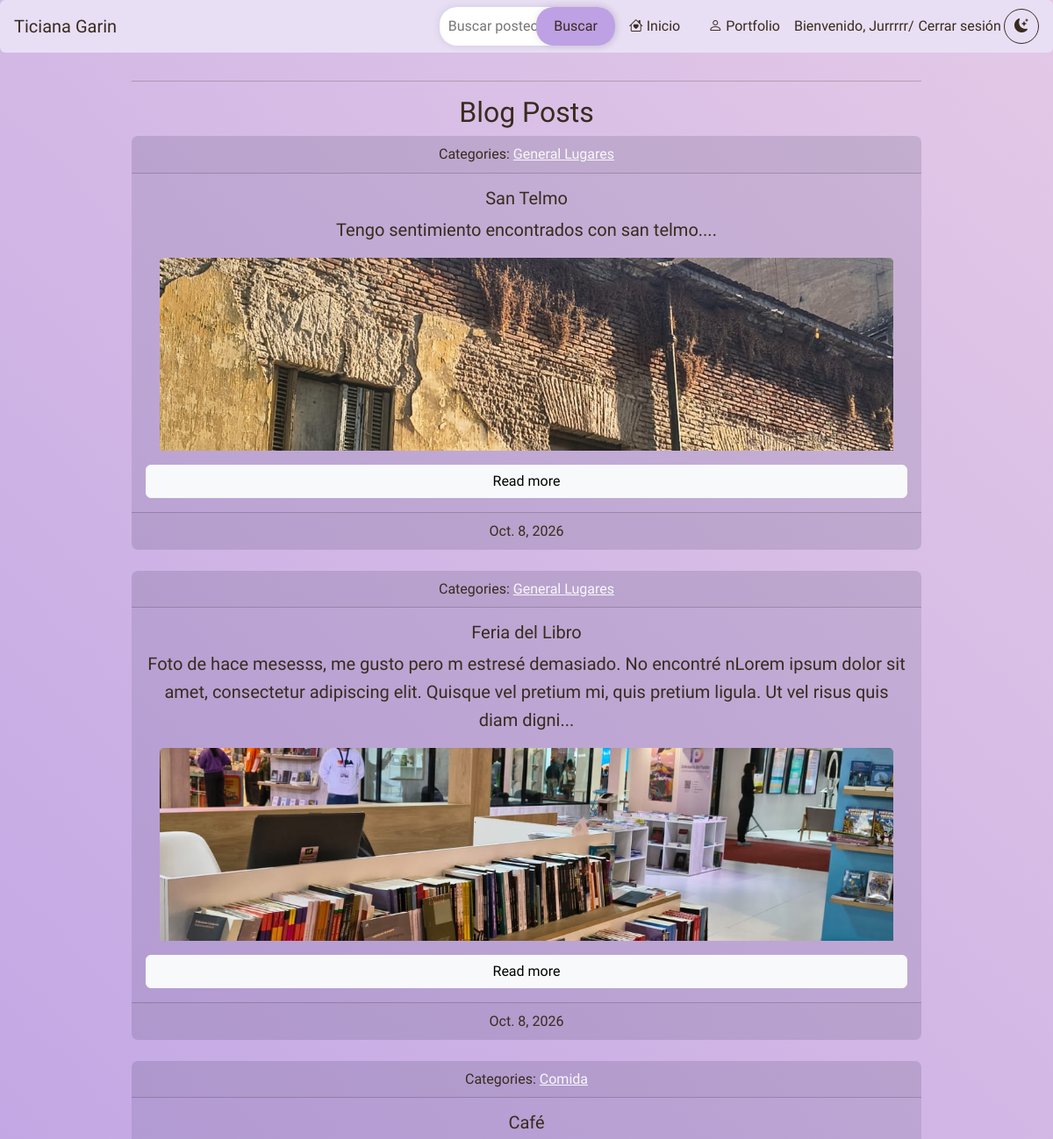
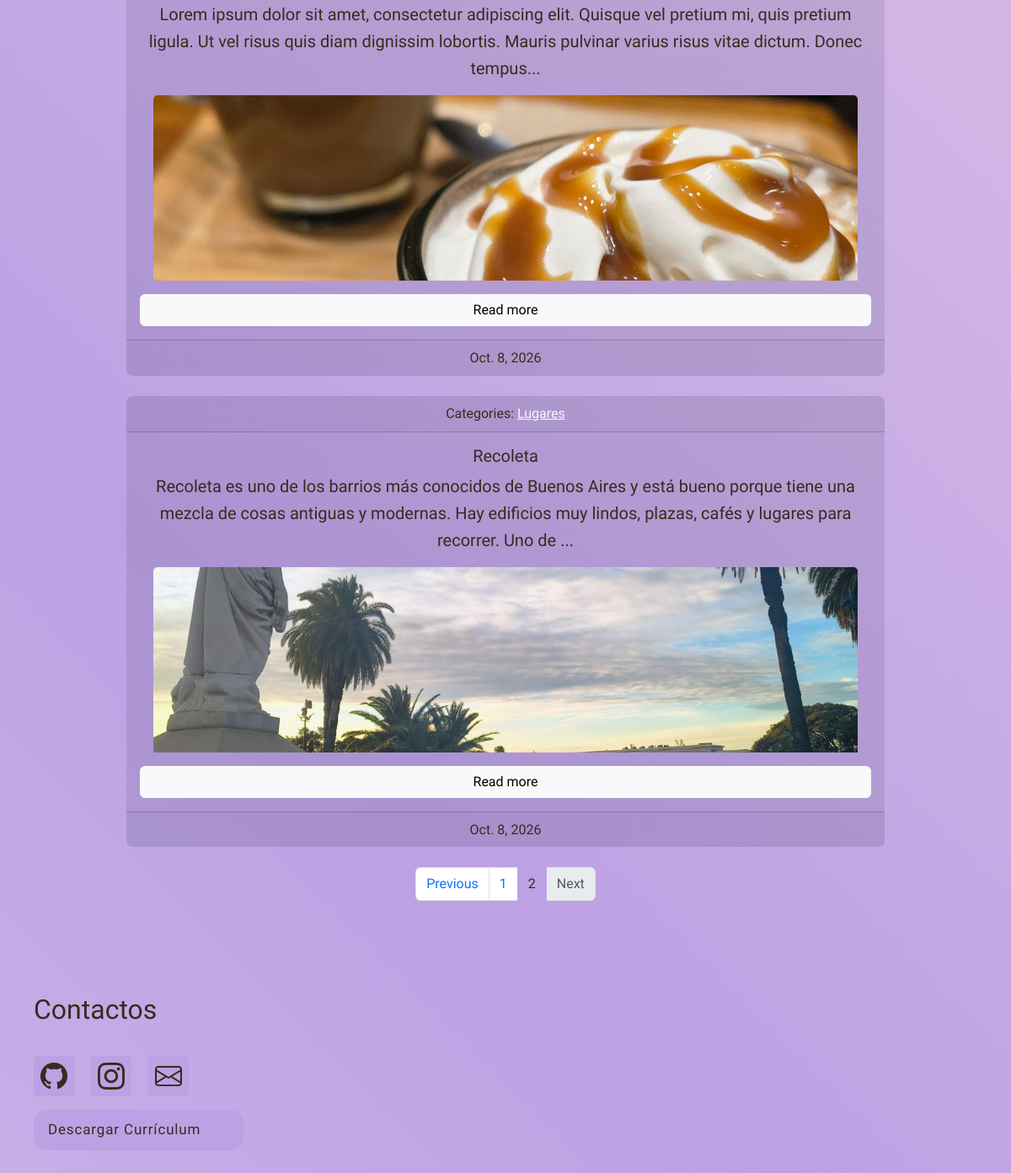
The page /blog/?page=2 (signed in) on the database its author committed (2 pictures, top to bottom).
### blog/models.py (models this page shows, shortened)
class Post(models.Model):
    title = models.CharField(max_length=255)
    body = models.TextField()
    image = models.ImageField(upload_to= "post/", blank= True, null= True)
    created_on = models.DateTimeField(auto_now_add=True)
    last_modified = models.DateTimeField(auto_now=True)
    categories = models.ManyToManyField("Category", related_name="posts")

class Category(models.Model):
    name = models.CharField(max_length=30)
    class Meta:
        verbose_name_plural = "categories"

### blog/views.py (the view)
# urls.py: path("", views.index, name="index"),
def index(request):
    posts = Post.objects.all().order_by("-created_on")
    categories = Category.objects.all()
    context = {
        "posts": posts,
        "categories": categories
    }
    paginator = Paginator(posts, 5)
    page_number = request.GET.get("page")
    post = paginator.get_page(page_number)
    context["post"] = post
    return render(request, "blog/index.html", context)

### blog/templates/blog/index.html (shortened to what this page needs)
{% extends "base.html" %}
{% load static %}
{% block page_css %}
    <link rel="stylesheet" href="{% static 'blog/index.css' %}?v=1">
{% endblock page_css %}
{% block page_title %}
    <h2>Blog Posts</h2>
{% endblock page_title %}
{% block page_content %}
    {% block posts %}
        <div class="posts-list">
        {% for item in post %}
            <div class="card text-center">
                <div class="card-header">
                    Categories:
                    {% for category in item.categories.all %}
                        <a href="{% url 'blog:blog_category' category.name %}?tema={{ request.GET.tema|default:'claro' }}" class="link-light">
                            {{ category.name }}
                        </a>
                    {% endfor %}
                </div>
                <div class="card-body">
                    <h5 class="card-title"> {{ item.title }}</h5>
                        <p>{{ item.body | slice:":200" }}...</p>
                    {% if item.image %}
                        <img class="card-img-top" src="{{ item.image.url }}" alt="{{ item.title }}">
                    {% endif %}
                    <a href="{% url 'blog:blog_detail' item.pk %}?tema={{ request.GET.tema|default:'claro' }}" class="btn btn-light">Read more</a>
                </div>
                <div class="card-footer footer">
                    {{ item.created_on.date }}
                </div>
            </div>
        {% endfor %}
        </div>
        {% if post.has_other_pages %}
        <nav aria-label="Blog pagination" class="mt-4">
            <ul class="pagination justify-content-center">
                {% if post.has_previous %}
                    <li class="page-item">
                        <a class="page-link" href="?page={{ post.previous_page_number }}{% if request.GET.tema %}&amp;tema={{ request.GET.tema }}{% endif %}" aria-label="Previous page">Previous</a>
                    </li>
                {% else %}
                    <li class="page-item disabled"><span class="page-link">Previous</span></li>
                {% endif %}
                {% for number in post.paginator.page_range %}
                    {% if post.number == number %}
                        <li class="page-item active" aria-current="page"><span class="page-link">{{ number }}</span></li>
                    {% else %}
                        <li class="page-item"><a class="page-link" href="?page={{ number }}{% if request.GET.tema %}&amp;tema={{ request.GET.tema }}{% endif %}">{{ number }}</a></li>
                    {% endif %}
                {% endfor %}
                {% if post.has_next %}
                    <li class="page-item">
                        <a class="page-link" href="?page={{ post.next_page_number }}{% if request.GET.tema %}&amp;tema={{ request.GET.tema }}{% endif %}" aria-label="Next page">Next</a>
                    </li>
                {% else %}
                    <li class="page-item disabled"><span class="page-link">Next</span></li>
                {% endif %}
            </ul>
        </nav>
        {% endif %}
    {% endblock posts %}
{% endblock page_content %}

### blog/templates/base.html (shortened to what this page needs)
{% load static %}
<!DOCTYPE html>
<html lang="en">
<head>
    <link rel="stylesheet" href="https://cdn.jsdelivr.net/npm/bootstrap-icons@1.11.3/font/bootstrap-icons.min.css">
    <link rel="stylesheet" href="https://cdnjs.cloudflare.com/ajax/libs/font-awesome/6.7.2/css/all.min.css">
    <link href="https://cdn.jsdelivr.net/npm/bootstrap@5.3.8/dist/css/bootstrap.min.css" rel="stylesheet">
    <link rel="stylesheet" href="{% static 'blog/styles.css' %}?v=11">
    {% block page_css %}{% endblock page_css %}
</head>
<body class = "animated-gradient {% if request.GET.tema == 'oscuro' %} tema-oscuro{% endif %}">
        <nav id="navbar-example2" class="navbar bg-body-tertiary px-3 mb-3 border rounded-2 ">
        <a class="navbar-brand">Ticiana Garin</a>
        <ul class="nav nav-pills">
            <form method="get" action="{% url 'blog:blog_search' %}?tema={{ request.GET.tema|default:'claro' }}">
                <div class = "search">
                <input type="search" name="q" value="{{ query|default:'' }}" placeholder="Buscar posteos..." aria-label="Buscar posteos">
                <button type="submit">Buscar</button>
                </div>
            </form>
             <li class="nav-item">
                <a class="nav-link link-light" href="{% url 'blog:index' %}?tema={{ request.GET.tema|default:'claro' }}">
                    <i class="bi bi-house-heart"></i> Inicio
                </a>
            </li>
            <li class="nav-item">
                <a class="nav-link link-light" href="{% url 'index' %}?tema={{ request.GET.tema|default:'claro' }}">
                    <i class="bi bi-person"></i> Portfolio
                </a>
            </li>
            <li class="nav-item auth-links">
                {% if user.is_authenticated %}
                <span>Bienvenido, {{ user.username }}/</span>
                    <form method="post" action="{% url 'logout' %}">
                    <button class="nav-link link-light" type="submit">
                        Cerrar sesión
                    </button>
</form>
                {% endif %}
            </li>
            <li class="nav-item theme-toggle-item">
                {% if request.GET.tema == "oscuro" %}
                    <a class="theme-toggle-link" href="?tema=claro{% if request.GET.q %}&amp;q={{ request.GET.q|urlencode }}{% endif %}" aria-label="Activar modo claro" title="Modo claro">
                        <i class="bi bi-sun-fill sun-icon" aria-hidden="true"></i>
                    </a>
                {% else %}
                    <a class="theme-toggle-link" href="?tema=oscuro{% if request.GET.q %}&amp;q={{ request.GET.q|urlencode }}{% endif %}" aria-label="Activar modo oscuro" title="Modo oscuro">
                        <i class="bi bi-moon-stars-fill moon-icon" aria-hidden="true"></i>
                    </a>
                {% endif %}
            </li>
        </ul>
    </nav>
<main class="blog-content">
    <hr>
    {% block page_title %}{% endblock page_title %}
    {% block page_content %}{% endblock page_content %}
</main>
   <footer>
        {% block footer %}
        <div class="container-fluid">
        <h1> Contactos </h1>
                <div class= "contenedor-flex">
                    <a href="https://github.com/tixi333" target="_blank" class="instagram-button link-light">
                        <i class="bi bi-github instagram-icon icono-personalizado"></i>
                </a>
                <a href="https://www.instagram.com/tticigr.lv/" target="_blank" class="instagram-button link-light">
                        <i class="bi bi-instagram instagram-icon icono-personalizado"></i>
                </a>
                <a href="https://mail.google.com/mail/?view=cm&amp;fs=1&amp;to=ticiana.garin@gmail.com&amp;su=Consulta%20desde%20mi%20portfolio" target="_blank"
                    class="instagram-button link-light">
                    <i class = "bi bi-envelope instagram-icon icono-personalizado"></i>
                    </a>
                </div>
                <button class="cv_button" onclick="window.open('TicianaGarin.pdf', '_blank')">
                    Descargar Currículum
                </button>
        </div>
        {% endblock %}
    </footer>
</body>
</html>

### blog/static/blog/styles.css (style rules this page uses)
:root { --margen: 20px; --fuentebody: 'Ysabeau Infant', sans-serif; --fuentetitle: 'Archivo Black', sans-serif; --gradient1: #e8dff5; --gradient2: #bda1e4; --gradient3: #f3d9e8; --text: #382b1e; --hover_color: #9d5da1; }
html { scroll-behavior: smooth; scroll-padding-top: 90px; }
body { margin: 0; min-height: 100vh; font-family: var(--fuentebody); color: var(--text); overflow-x: hidden; padding-bottom: 35vh; }
.footer { color:var(--text) }
.blog-content { box-sizing: border-box; width: min(calc(100% - 3rem), 900px); margin: 2rem auto 5rem; padding: 0; line-height: 1.6; }
.blog-content h2, .blog-content h5 { text-align: center; }
.blog-content .card { width: 100%; margin-inline: auto; margin-block: 0; padding: 0; border-radius: 8px; }
.pagination .page-item.active .page-link { background-color: var(--gradient2); border-color: var(--gradient2); color: var(--text); }
.blog-content p { text-indent: 0; }
h1 { font-family: var(--fuentetitle); font-size: 32px; margin-bottom: 20px; }
p { font-size: 20px; text-indent: 20px; }
nav { width: 100%; border: none }
.contenedor-flex { display: flex; flex-direction: row; justify-content: flex-start; align-items: center; flex-wrap: wrap; gap: 20px; min-height: 10vh; }
.container-fluid { padding: 30px 40px; background-color: transparent !important; }
.navbar { position: sticky; top: 0; z-index: 1000; background-color: var(--gradient1) !important; backdrop-filter: blur(8px); border: none !important; }
.navbar-brand, .nav-link { color: var(--text) !important; }
.theme-toggle-item { display: flex; align-items: center; }
.theme-toggle-link { display: inline-grid; width: 2.5rem; height: 2.5rem; place-items: center; border: 1px solid currentColor; border-radius: 50%; color: var(--text); text-decoration: none; }
.theme-toggle-link i { position: static; display: inline-block; animation: theme-icon-rotate-in 180ms ease-out both; }
.theme-toggle-link .moon-icon { opacity: 1; }
.nav-item { display: flex; align-items: center; width: auto; height: auto; }
.auth-links { gap: 0.1rem; white-space: nowrap; }
.auth-links .nav-link { padding-left: 0.2rem; padding-right: 0.2rem; }
.moon-icon { opacity: 0; transform: rotate(-90deg) scale(0.6); }
.search { display: inline-block; position: relative; }
.search input[type="search"] { width: 200px; padding: 10px; border: none; border-radius: 20px; box-shadow: 0 0 10px rgba(0, 0, 0, 0.1); }
.search button[type="submit"] { background-color: var(--gradient2); border: none; color: var(--text); cursor: pointer; padding: 10px 20px; border-radius: 20px; box-shadow: 0 0 10px rgba(0, 0, 0, 0.1); position: absolute; top: 0; right: 0; transition: .9s ease; }
.card { border: none; margin-top: 20px; margin-bottom: 20px; background-color: rgba(16, 23, 56, 0.10); color: var(--text); display: flex; flex-direction: column; }
.card-body { display: flex; flex: 1; flex-direction: column; }
.cv_button { background: var(--gradient2); color: var(--text); font-family: inherit; padding: 0.45em; padding-left: 1em; font-size: 17px; font-weight: 500; border-radius: 0.9em; border: none; cursor: pointer; letter-spacing: 0.05em; display: flex; align-items: center; overflow: hidden; position: relative; height: 2.8em; padding-right: 3em; }
.instagram-button { width: fit-content; min-width: 48px; height: 48px; background: var(--gradient2); position: relative; border: none; border-radius: 4px; color: var(--text); display: flex; align-items: center; justify-content: flex-start; gap: 0; box-sizing: border-box; padding: 8px; font-weight: bold; overflow: hidden; transition: gap 700ms ease, padding 700ms ease; }
.instagram-icon { width: 32px; height: 32px; font-size: 32px; line-height: 1; flex-shrink: 0; fill: var(--text); }
.icono-personalizado { color: var(--text); }
.animated-gradient { position: relative; background: linear-gradient( 45deg, var(--gradient1) 0%, var(--gradient2) 50%, var(--gradient3) 100% ); background-size: 200% 200%; animation: gradient-shift 8s ease alternate infinite; color: var(--text); text-align: left; }

### blog/static/blog/index.css (style rules this page uses)
.posts-list { display: flex; flex-direction: column; gap: 1.5rem; }
.blog-content .card .card-img-top { display: block; width: calc(100% - 2rem); height: 220px; margin-inline: auto; object-fit: cover; }

### rows shown on the page
Post: title "San Telmo", body "Tengo sentimiento encontrados con san telmo.", image (picture), created_on "Oct. 8, 2026"
Category: name "General"
Category: name "Lugares"
Post: title "Feria del Libro", body "Foto de hace mesesss, me gusto pero m estresé demasiado. No encontré nLorem ipsum dolor sit amet, consectetur adipiscing elit. Quisque vel pretium mi, quis pretium ligula. Ut vel risus quis diam digni", image (picture), created_on "Oct. 8, 2026"
Post: title "Café", body "Lorem ipsum dolor sit amet, consectetur adipiscing elit. Quisque vel pretium mi, quis pretium ligula. Ut vel risus quis diam dignissim lobortis. Mauris pulvinar varius risus vitae dictum. Donec tempus", image (picture), created_on "Oct. 8, 2026"
Category: name "Comida"
Post: title "Recoleta", body "Recoleta es uno de los barrios más conocidos de Buenos Aires y está bueno porque tiene una mezcla de cosas antiguas y modernas. Hay edificios muy lindos, plazas, cafés y lugares para recorrer. Uno de", image (picture), created_on "Oct. 8, 2026"

### other values the page prints
{{ user.username }} "Jurrrrr"
{{ number }} "1"
{{ number }} "2"
